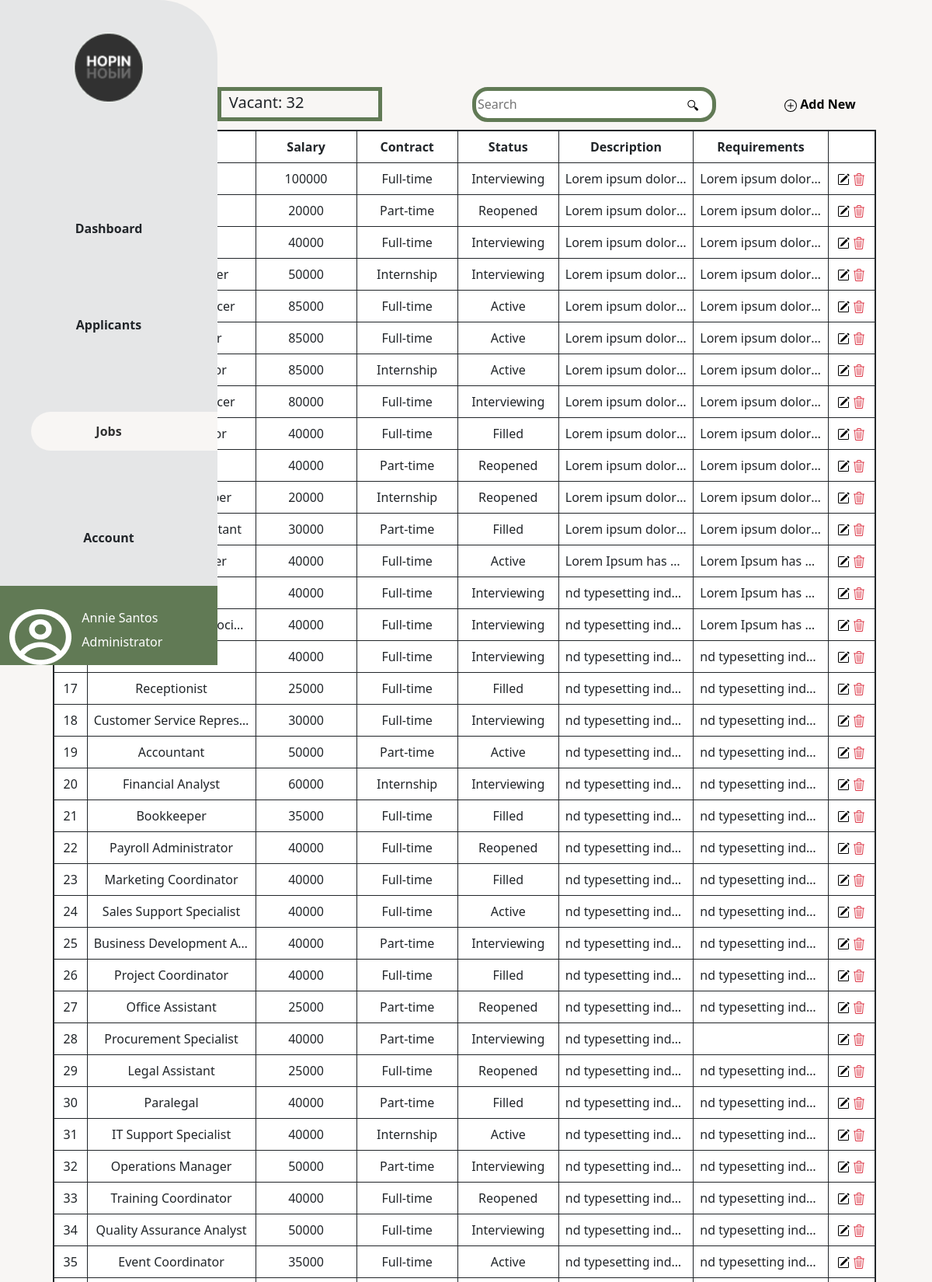
Screenshot of /hopin/html/jobs.php (signed in, upper part) with the database file from the repository.
### tables this page shows
CREATE TABLE `jobs` (
  `Job_id` int(11) NOT NULL,
  `Job_title` varchar(255) NOT NULL,
  `Job_salary` varchar(255) NOT NULL,
  `Job_contract` enum('Full-time','Part-time','Internship') NOT NULL,
  `Job_status` enum('Active','Filled','Interviewing','Reopened') NOT NULL,
  `Job_desc` varchar(800) NOT NULL,
  `Job_reqs` varchar(800) NOT NULL
);

### hopin/html/jobs.php (the view, shortened to what this page needs)
<?php
include("../connections.php");
if(isset($_GET['search'])){
    $filtervalues = $_GET['search'];
    $sql = "SELECT * FROM jobs WHERE Job_title LIKE '%$filtervalues%'";
    $result = $connections->query($sql);
}else{
    $sql = "SELECT * FROM jobs";
    $result = $connections->query($sql);
}
    if ($result->num_rows > 0) {
        $name_query = "SELECT * FROM login WHERE id = '".$_SESSION['USER_ID']."'";
        $name_query_run = mysqli_query($connections, $name_query);
        if($name_query_run->num_rows > 0){
            $row = $name_query_run->fetch_assoc();
?>
<!DOCTYPE html>
<html lang="en">
<head>
    <link href="https://cdn.jsdelivr.net/npm/bootstrap@5.3.0/dist/css/bootstrap.min.css" rel="stylesheet">
    <link rel="stylesheet" href="https://cdnjs.cloudflare.com/ajax/libs/font-awesome/6.4.0/css/all.min.css" />
    <link rel="stylesheet" href="..\css\jobs.css">
</head>
<body>
    <div class="sidebar d-flex flex-column flex-shrink-0 p-3" style="width: 280px;">
        <img class="logo-sidebar" src="..\images\Logo.png" alt="">
        <ul class="nav nav-pills flex-column mb-auto mt-1 fw-bold">
            <li class="nav-item my-3">
                <a href="..\html\dashboard.php" class="nav-link link-dark" aria-current="page">
                Dashboard
                </a>
            </li>
            <li class="nav-item my-3">
                <a href="..\html\applicants.php" class="nav-link link-dark">
                Applicants
                </a>
            </li>
            <li class="nav-item my-3">
                <a href="..\html\jobs.php" class="nav-link active d-flex align-items-center justify-content-center">
                Jobs
                </a>
            </li>
            <li class="nav-item my-3">
                <a href="..\html\account.php" class="nav-link link-dark">
                Account
                </a>
            </li>
        </ul>
        <div class="custom-div row">
            <div class="col-4 iconUser-container">
                <img class="iconUser d-flex justify-content-center align-items-center mt-2" src="..\images\svg\icnUser.png" alt="">
            </div>
            <div class="col-8 d-flex justify-content-center flex-column flex-grow-1 mt-2 userDetails">
                <h6><?php echo $row['firstname'] . " " . $row['lastname']; ?></h6>
                <p><?php echo $row['role']; } ?></p>
            </div>
        </div>
    </div>
    <section class="main container">
        <div class="content">
            <div class="total d-flex align-items-center">
                <div class="jo">
                    <p class="jobs fs-5">Total Jobs: <span id="totaljobs"></span></p>
                </div>
                <div class="vac">
                    <p class="vacant fs-5">Vacant: <span id="vacant"></span></p>
                </div>
                <form class="searchForm" action="" method ="GET">
                    <div class="search-container">
                        <input class="searchInput" type="text" placeholder="Search" name="search" value="<?php if(isset($_GET['search'])){echo $_GET['search'];}?>">
                        <button class="searchButton" type="Search">🔍︎</button>
                    </div>
                </form>
                <a class="addNew link-offset-2 link-offset-3-hover text-decoration-none text-black fw-bold" href="jobnew.php">
                    <i class="bi bi-plus-circle"></i>
                    Add New
                </a>
            </div>
            <div >
                <table class="table table-bordered border-dark ">
                    <thead class="custom-color">
                        <tr >
                            <th scope="col">No.</th>
                            <th scope="col">Job Title</th>
                            <th scope="col">Salary</th>
                            <th scope="col">Contract</th>
                            <th scope="col">Status</th>
                            <th scope="col">Description</th>
                            <th scope="col">Requirements</th>
                            <th class="tablink" scope="col"></th>
                        </tr>
                    </thead>
                    <tbody>
                    <?php
                    if ($result->num_rows > 0) {
                        while ($row = $result->fetch_assoc()) {
                            ?>
                            <tr id="<?php echo $row["Job_id"];?>">
                                <td><a href="jobdesc.php?jobdescid=<?php echo $row["Job_id"]; ?>"><?php echo $row["Job_id"]; ?></a>  </td>
                                <td><a href="jobdesc.php?jobdescid=<?php echo $row["Job_id"]; ?>"><?php echo $row["Job_title"]; ?></a>  </td>
                                <td><a href="jobdesc.php?jobdescid=<?php echo $row["Job_id"]; ?>"><?php echo $row["Job_salary"]; ?></a></td>
                                <td><a href="jobdesc.php?jobdescid=<?php echo $row["Job_id"]; ?>"><?php echo $row["Job_contract"]; ?><a></td>
                                <td><a href="jobdesc.php?jobdescid=<?php echo $row["Job_id"]; ?>"><?php echo $row["Job_status"]; ?></a></td>
                                <td><a href="jobdesc.php?jobdescid=<?php echo $row["Job_id"]; ?>"><?php echo $row["Job_desc"]; ?></a></td>
                                <td><a href="jobdesc.php?jobdescid=<?php echo $row["Job_id"]; ?>"><?php echo $row["Job_reqs"]; ?></a></td>
                                <td class="tablink">
                                <a href="updatejobs.php?updateid=<?php echo $row["Job_id"]; ?>" class="link-offset-2 link-offset-3-hover link-underline link-underline-opacity-0 link-underline-opacity-75-hover text-black" ></a>
                                <a href="deletejobs.php?deleteid=<?php echo $row["Job_id"]; ?>" class="link-offset-2 link-offset-3-hover link-underline link-underline-opacity-0 link-underline-opacity-75-hover text-danger" ></a></td>
                            </tr>
                            <?php
                        }
                        }
                    } else {
                        echo "<tr><td colspan='8'>No jobs found.</td></tr>";
                    }
                    ?>
                    </tbody>
                </table>
            </div>
        </div>
    </section>
</body>

### hopin/css/jobs.css (style rules this page uses)
body { background-color: #F8F6F4 !important; }
.sidebar { position: fixed; height: 100vh; border-top-right-radius: 75px !important; background-color: #E5E6E7 !important; }
.my-3 { margin: 50px 0 !important; }
.mt-1 { margin-top: 100px !important; }
.mt-2 { margin-top: 30px !important; }
.custom-div { background-color: #617A55; height: 131px; margin: 0; padding: 0; }
.sidebar { padding: 0 !important; }
.nav-link { text-align: center !important; padding: 0 !important; }
.logo-sidebar { width: 90px; height: auto; margin-top: 42px; margin-left: 95px; }
.active { height: 50px !important; color: #313131 !important; background-color: #F8F6F4 !important; border-radius: 65px 0 0 65px !important; text-align: center !important; margin-left: 40px !important; padding-right: 40px !important; }
.iconUser-container { height: 100%; }
.userDetails { color: #FFFFFF !important; }
.main { display: flex; justify-content:center; align-items: center; margin-right: 10%; }
.jo, .vac { align-items: center; border: solid 5px #617a55; width: 20%; height: 44px; margin-bottom: 10px; }
.jo p, .vac p { margin-left: 10px; }
.vac { margin-right: 10px }
.content { margin-top: 10%; margin-left: 5%; width: 100%; }
.jobs, .vacant, input, .addNew { margin-bottom: 10px }
.total { display: flex; align-items: center; }
.search-container { position: relative; display: inline-block; width: 100%; }
.searchForm { margin-left: 10%; width: 37%; }
input { height:45px ; width: 80%; border:solid 5px #617a55; border-radius: 20px; padding-right: 40px; }
.searchForm button { position: absolute; right: 24%; top: 45%; transform: translateY(-50%); border: none; background-color: #FFFFFF; }
.custom-color { background-color: #617a55; }
.tablink { width: 7%; }
.addNew { align-items: center; margin-left: 10px }
table { width: 100%; border: solid 2px; text-align: center; table-layout: fixed; }
th { font-size: 16px; width: 15%; }
th:first-child { width: 5%; }
th:nth-child(2) { width: 25%; }
th:nth-child(6), th:nth-child(7) { width: 20%; }
td { max-width: 0; white-space: nowrap; overflow: hidden; text-overflow: ellipsis; }
a { text-decoration: none; color: inherit; }

### rows the page displays
jobs: Job_salary "100000", Job_contract "Full-time", Job_status "Interviewing", Job_desc "Lorem ipsum dolor…", Job_reqs "Lorem ipsum dolor…"
jobs: Job_salary "20000", Job_contract "Part-time", Job_status "Reopened", Job_desc "Lorem ipsum dolor…", Job_reqs "Lorem ipsum dolor…"
jobs: Job_salary "40000", Job_contract "Full-time", Job_status "Interviewing", Job_desc "Lorem ipsum dolor…", Job_reqs "Lorem ipsum dolor…"
jobs: Job_salary "50000", Job_contract "Internship", Job_status "Interviewing", Job_desc "Lorem ipsum dolor…", Job_reqs "Lorem ipsum dolor…"
jobs: Job_salary "85000", Job_contract "Full-time", Job_status "Active", Job_desc "Lorem ipsum dolor…", Job_reqs "Lorem ipsum dolor…"
jobs: Job_salary "85000", Job_contract "Full-time", Job_status "Active", Job_desc "Lorem ipsum dolor…", Job_reqs "Lorem ipsum dolor…"
jobs: Job_salary "85000", Job_contract "Internship", Job_status "Active", Job_desc "Lorem ipsum dolor…", Job_reqs "Lorem ipsum dolor…"
jobs: Job_salary "80000", Job_contract "Full-time", Job_status "Interviewing", Job_desc "Lorem ipsum dolor…", Job_reqs "Lorem ipsum dolor…"
jobs: Job_salary "40000", Job_contract "Full-time", Job_status "Filled", Job_desc "Lorem ipsum dolor…", Job_reqs "Lorem ipsum dolor…"
jobs: Job_salary "40000", Job_contract "Part-time", Job_status "Reopened", Job_desc "Lorem ipsum dolor…", Job_reqs "Lorem ipsum dolor…"
jobs: Job_salary "20000", Job_contract "Internship", Job_status "Reopened", Job_desc "Lorem ipsum dolor…", Job_reqs "Lorem ipsum dolor…"
jobs: Job_salary "30000", Job_contract "Part-time", Job_status "Filled", Job_desc "Lorem ipsum dolor…", Job_reqs "Lorem ipsum dolor…"
jobs: Job_salary "40000", Job_contract "Full-time", Job_status "Active", Job_desc "Lorem Ipsum has…", Job_reqs "Lorem Ipsum has…"
jobs: Job_salary "40000", Job_contract "Full-time", Job_status "Interviewing", Job_desc "nd typesetting ind…", Job_reqs "Lorem Ipsum has…"
jobs: Job_salary "40000", Job_contract "Full-time", Job_status "Interviewing", Job_desc "nd typesetting ind…", Job_reqs "Lorem Ipsum has…"
jobs: Job_salary "40000", Job_contract "Full-time", Job_status "Interviewing", Job_desc "nd typesetting ind…", Job_reqs "nd typesetting ind…"
jobs: Job_id "17", Job_title "Receptionist", Job_salary "25000", Job_contract "Full-time", Job_status "Filled", Job_desc "nd typesetting ind…", Job_reqs "nd typesetting ind…"
jobs: Job_id "18", Job_title "Customer Service Repres…", Job_salary "30000", Job_contract "Full-time", Job_status "Interviewing", Job_desc "nd typesetting ind…", Job_reqs "nd typesetting ind…"
jobs: Job_id "19", Job_title "Accountant", Job_salary "50000", Job_contract "Part-time", Job_status "Active", Job_desc "nd typesetting ind…", Job_reqs "nd typesetting ind…"
jobs: Job_id "20", Job_title "Financial Analyst", Job_salary "60000", Job_contract "Internship", Job_status "Interviewing", Job_desc "nd typesetting ind…", Job_reqs "nd typesetting ind…"
jobs: Job_id "21", Job_title "Bookkeeper", Job_salary "35000", Job_contract "Full-time", Job_status "Filled", Job_desc "nd typesetting ind…", Job_reqs "nd typesetting ind…"
jobs: Job_id "22", Job_title "Payroll Administrator", Job_salary "40000", Job_contract "Full-time", Job_status "Reopened", Job_desc "nd typesetting ind…", Job_reqs "nd typesetting ind…"
jobs: Job_id "23", Job_title "Marketing Coordinator", Job_salary "40000", Job_contract "Full-time", Job_status "Filled", Job_desc "nd typesetting ind…", Job_reqs "nd typesetting ind…"
jobs: Job_id "24", Job_title "Sales Support Specialist", Job_salary "40000", Job_contract "Full-time", Job_status "Active", Job_desc "nd typesetting ind…", Job_reqs "nd typesetting ind…"
jobs: Job_id "25", Job_title "Business Development A…", Job_salary "40000", Job_contract "Part-time", Job_status "Interviewing", Job_desc "nd typesetting ind…", Job_reqs "nd typesetting ind…"
jobs: Job_id "26", Job_title "Project Coordinator", Job_salary "40000", Job_contract "Full-time", Job_status "Filled", Job_desc "nd typesetting ind…", Job_reqs "nd typesetting ind…"
jobs: Job_id "27", Job_title "Office Assistant", Job_salary "25000", Job_contract "Part-time", Job_status "Reopened", Job_desc "nd typesetting ind…", Job_reqs "nd typesetting ind…"
jobs: Job_id "28", Job_title "Procurement Specialist", Job_salary "40000", Job_contract "Part-time", Job_status "Interviewing", Job_desc "nd typesetting ind…"
jobs: Job_id "29", Job_title "Legal Assistant", Job_salary "25000", Job_contract "Full-time", Job_status "Reopened", Job_desc "nd typesetting ind…", Job_reqs "nd typesetting ind…"
jobs: Job_id "30", Job_title "Paralegal", Job_salary "40000", Job_contract "Part-time", Job_status "Filled", Job_desc "nd typesetting ind…", Job_reqs "nd typesetting ind…"
jobs: Job_id "31", Job_title "IT Support Specialist", Job_salary "40000", Job_contract "Internship", Job_status "Active", Job_desc "nd typesetting ind…", Job_reqs "nd typesetting ind…"
jobs: Job_id "32", Job_title "Operations Manager", Job_salary "50000", Job_contract "Part-time", Job_status "Interviewing", Job_desc "nd typesetting ind…", Job_reqs "nd typesetting ind…"
jobs: Job_id "33", Job_title "Training Coordinator", Job_salary "40000", Job_contract "Full-time", Job_status "Reopened", Job_desc "nd typesetting ind…", Job_reqs "nd typesetting ind…"
jobs: Job_id "34", Job_title "Quality Assurance Analyst", Job_salary "50000", Job_contract "Full-time", Job_status "Interviewing", Job_desc "nd typesetting ind…", Job_reqs "nd typesetting ind…"
jobs: Job_id "35", Job_title "Event Coordinator", Job_salary "35000", Job_contract "Full-time", Job_status "Active", Job_desc "nd typesetting ind…", Job_reqs "nd typesetting ind…"

### other values shown
$row['firstname'] "Annie"
$row['lastname'] "Santos"
$row['role'] "Administrator"
